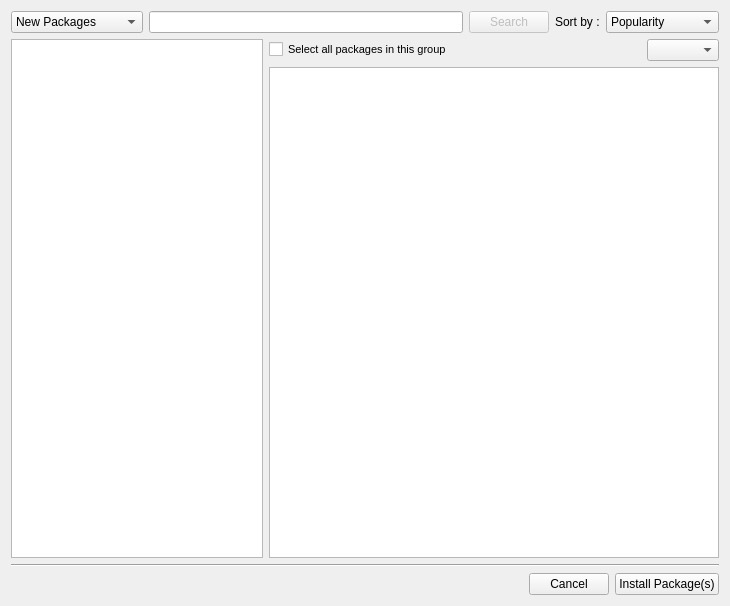
<?xml version="1.0" encoding="UTF-8"?>
<ui version="4.0">
 <class>MainWidget</class>
 <widget class="QWidget" name="MainWidget">
  <property name="geometry">
   <rect>
    <x>0</x>
    <y>0</y>
    <width>730</width>
    <height>606</height>
   </rect>
  </property>
  <property name="windowTitle">
   <string>Form</string>
  </property>
  <layout class="QGridLayout" name="gridLayout">
   <item row="0" column="0">
    <layout class="QHBoxLayout" name="horizontalLayout_2">
     <item>
      <widget class="QComboBox" name="typeFilter">
       <item>
        <property name="text">
         <string>New Packages</string>
        </property>
       </item>
       <item>
        <property name="text">
         <string>Installed Packages</string>
        </property>
       </item>
       <item>
        <property name="text">
         <string>Updates</string>
        </property>
       </item>
      </widget>
     </item>
     <item>
      <widget class="KLineEdit" name="searchLine">
       <property name="whatsThis">
        <string>Search Bar</string>
       </property>
       <property name="clickMessage">
        <string>Click to search</string>
       </property>
       <property name="showClearButton" stdset="0">
        <bool>true</bool>
       </property>
      </widget>
     </item>
     <item>
      <widget class="QPushButton" name="searchButton">
       <property name="enabled">
        <bool>false</bool>
       </property>
       <property name="whatsThis">
        <string>Search Button</string>
       </property>
       <property name="text">
        <string>Search</string>
       </property>
      </widget>
     </item>
     <item>
      <layout class="QHBoxLayout" name="horizontalLayout">
       <item>
        <widget class="QLabel" name="label">
         <property name="text">
          <string>Sort by :</string>
         </property>
        </widget>
       </item>
       <item>
        <widget class="QComboBox" name="sortCombo">
         <item>
          <property name="text">
           <string>Popularity</string>
          </property>
         </item>
         <item>
          <property name="text">
           <string>Download Size</string>
          </property>
         </item>
         <item>
          <property name="text">
           <string>Install Size</string>
          </property>
         </item>
        </widget>
       </item>
      </layout>
     </item>
    </layout>
   </item>
   <item row="1" column="0">
    <layout class="QHBoxLayout" name="horizontalLayout_4">
     <item>
      <widget class="GroupList" name="groupList">
       <property name="sizePolicy">
        <sizepolicy hsizetype="Fixed" vsizetype="Expanding">
         <horstretch>0</horstretch>
         <verstretch>0</verstretch>
        </sizepolicy>
       </property>
       <property name="minimumSize">
        <size>
         <width>230</width>
         <height>0</height>
        </size>
       </property>
       <property name="maximumSize">
        <size>
         <width>260</width>
         <height>16777215</height>
        </size>
       </property>
       <property name="whatsThis">
        <string>Category Panel</string>
       </property>
      </widget>
     </item>
     <item>
      <layout class="QVBoxLayout" name="verticalLayout">
       <item>
        <layout class="QHBoxLayout" name="horizontalLayout_3">
         <item>
          <widget class="QCheckBox" name="selectAll">
           <property name="font">
            <font>
             <pointsize>8</pointsize>
            </font>
           </property>
           <property name="whatsThis">
            <string>Toggler for selection all packages in Package List</string>
           </property>
           <property name="text">
            <string>Select all packages in this group</string>
           </property>
           <property name="tristate">
            <bool>false</bool>
           </property>
          </widget>
         </item>
         <item>
          <spacer name="horizontalSpacer">
           <property name="orientation">
            <enum>Qt::Horizontal</enum>
           </property>
           <property name="sizeHint" stdset="0">
            <size>
             <width>40</width>
             <height>20</height>
            </size>
           </property>
          </spacer>
         </item>
         <item>
          <widget class="QComboBox" name="typeCombo">
           <property name="sizePolicy">
            <sizepolicy hsizetype="Fixed" vsizetype="Fixed">
             <horstretch>0</horstretch>
             <verstretch>0</verstretch>
            </sizepolicy>
           </property>
           <property name="maximumSize">
            <size>
             <width>260</width>
             <height>16777215</height>
            </size>
           </property>
           <property name="whatsThis">
            <string>Update Types</string>
           </property>
          </widget>
         </item>
        </layout>
       </item>
       <item>
        <widget class="PackageView" name="packageList">
         <property name="minimumSize">
          <size>
           <width>450</width>
           <height>0</height>
          </size>
         </property>
         <property name="whatsThis">
          <string>Package List</string>
         </property>
         <property name="horizontalScrollBarPolicy">
          <enum>Qt::ScrollBarAlwaysOff</enum>
         </property>
         <property name="editTriggers">
          <set>QAbstractItemView::NoEditTriggers</set>
         </property>
         <property name="showDropIndicator" stdset="0">
          <bool>false</bool>
         </property>
         <property name="dragDropOverwriteMode">
          <bool>false</bool>
         </property>
         <property name="alternatingRowColors">
          <bool>true</bool>
         </property>
         <property name="selectionMode">
          <enum>QAbstractItemView::NoSelection</enum>
         </property>
         <property name="selectionBehavior">
          <enum>QAbstractItemView::SelectRows</enum>
         </property>
         <property name="showGrid">
          <bool>false</bool>
         </property>
         <property name="wordWrap">
          <bool>true</bool>
         </property>
         <property name="cornerButtonEnabled">
          <bool>false</bool>
         </property>
         <attribute name="horizontalHeaderVisible">
          <bool>false</bool>
         </attribute>
         <attribute name="horizontalHeaderStretchLastSection">
          <bool>true</bool>
         </attribute>
         <attribute name="verticalHeaderVisible">
          <bool>false</bool>
         </attribute>
         <attribute name="verticalHeaderDefaultSectionSize">
          <number>52</number>
         </attribute>
         <attribute name="verticalHeaderMinimumSectionSize">
          <number>52</number>
         </attribute>
        </widget>
       </item>
      </layout>
     </item>
    </layout>
   </item>
   <item row="2" column="0">
    <widget class="Line" name="line">
     <property name="orientation">
      <enum>Qt::Horizontal</enum>
     </property>
    </widget>
   </item>
   <item row="3" column="0">
    <layout class="QHBoxLayout" name="horizontalLayout_6">
     <item>
      <layout class="QHBoxLayout" name="horizontalLayout_5">
       <item>
        <widget class="QLabel" name="busyIndicator">
         <property name="text">
          <string/>
         </property>
        </widget>
       </item>
       <item>
        <widget class="KSqueezedTextLabel" name="statusLabel"/>
       </item>
       <item>
        <spacer name="horizontalSpacer_2">
         <property name="orientation">
          <enum>Qt::Horizontal</enum>
         </property>
         <property name="sizeHint" stdset="0">
          <size>
           <width>40</width>
           <height>20</height>
          </size>
         </property>
        </spacer>
       </item>
      </layout>
     </item>
     <item>
      <widget class="KPushButton" name="cancelButton">
       <property name="text">
        <string>Cancel</string>
       </property>
      </widget>
     </item>
     <item>
      <widget class="KPushButton" name="actionButton">
       <property name="text">
        <string>Install Package(s)</string>
       </property>
      </widget>
     </item>
    </layout>
   </item>
  </layout>
 </widget>
 <customwidgets>
  <customwidget>
   <class>KSqueezedTextLabel</class>
   <extends>QLabel</extends>
   <header>ksqueezedtextlabel.h</header>
  </customwidget>
  <customwidget>
   <class>KPushButton</class>
   <extends>QPushButton</extends>
   <header>kpushbutton.h</header>
  </customwidget>
  <customwidget>
   <class>KLineEdit</class>
   <extends>QLineEdit</extends>
   <header>klineedit.h</header>
  </customwidget>
  <customwidget>
   <class>PackageView</class>
   <extends>QTableView</extends>
   <header location="global">packageview.h</header>
  </customwidget>
  <customwidget>
   <class>GroupList</class>
   <extends>QListWidget</extends>
   <header location="global">grouplist.h</header>
  </customwidget>
 </customwidgets>
 <resources>
  <include location="../data/data.qrc"/>
 </resources>
 <connections/>
</ui>
